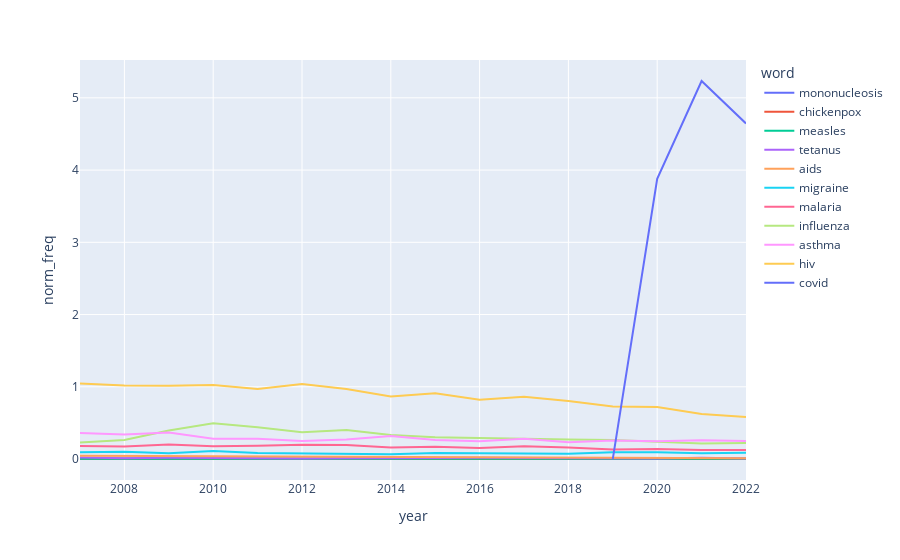

Write notebook code for a chart like this one.
### Code cell
data_freqs = get_word_freqs(data_22,"lemma_without_stopwords")   #frekvencia vyskytu jednotlivych chorob za roky 2007-2022
word_trend(data_freqs, diseases)

### Figure 1 — Plotly figure (JSON) as saved in the notebook; plotly's stock layout.template omitted (floating-point values rounded to 4 significant figures)
{"data": [{"hovertemplate": "word=mononucleosis<br>year=%{x}<br>norm_freq=%{y}<extra></extra>", "legendgroup": "mononucleosis", "line": {"color": "#636efa", "dash": "solid"}, "marker": {"symbol": "circle"}, "mode": "lines", "name": "mononucleosis", "orientation": "v", "showlegend": true, "type": "scatter", "x": [2007, 2008, 2009, 2010, 2011, 2012, 2013, 2014, 2015, 2016, 2017, 2018, 2019, 2020, 2021, 2022], "xaxis": "x", "y": [0.003029, 0.002857, 0.002731, 0.003881, 0.006047, 0.00336, 0.004228, 0.003027, 0.003897, 0.003796, 0.003737, 0.001788, 0.001696, 0.001481, 0.00554, 0.003093], "yaxis": "y"}, {"hovertemplate": "word=chickenpox<br>year=%{x}<br>norm_freq=%{y}<extra></extra>", "legendgroup": "chickenpox", "line": {"color": "#EF553B", "dash": "solid"}, "marker": {"symbol": "circle"}, "mode": "lines", "name": "chickenpox", "orientation": "v", "showlegend": true, "type": "scatter", "x": [2007, 2008, 2009, 2011, 2012, 2014, 2015, 2016, 2017, 2018, 2019, 2020, 2021, 2022], "xaxis": "x", "y": [0.003029, 0.002857, 0.004096, 0.003628, 0.00448, 0.003027, 0.0009744, 0.001898, 0.0009343, 0.0008938, 0.001696, 0.001481, 0.001385, 0.0006187], "yaxis": "y"}, {"hovertemplate": "word=measles<br>year=%{x}<br>norm_freq=%{y}<extra></extra>", "legendgroup": "measles", "line": {"color": "#00cc96", "dash": "solid"}, "marker": {"symbol": "circle"}, "mode": "lines", "name": "measles", "orientation": "v", "showlegend": true, "type": "scatter", "x": [2007, 2008, 2009, 2011, 2012, 2013, 2014, 2015, 2016, 2017, 2018, 2019, 2020, 2021, 2022], "xaxis": "x", "y": [0.004543, 0.004285, 0.008192, 0.007257, 0.0056, 0.003171, 0.004036, 0.004872, 0.002847, 0.005606, 0.002681, 0.006783, 0.004444, 0.00277, 0.004949], "yaxis": "y"}, {"hovertemplate": "word=tetanus<br>year=%{x}<br>norm_freq=%{y}<extra></extra>", "legendgroup": "tetanus", "line": {"color": "#ab63fa", "dash": "solid"}, "marker": {"symbol": "circle"}, "mode": "lines", "name": "tetanus", "orientation": "v", "showlegend": true, "type": "scatter", "x": [2007, 2008, 2009, 2010, 2011, 2012, 2013, 2014, 2015, 2016, 2017, 2018, 2019, 2020, 2021, 2022], "xaxis": "x", "y": [0.02271, 0.009999, 0.01775, 0.01164, 0.01572, 0.008959, 0.01163, 0.01009, 0.01559, 0.01898, 0.01401, 0.008938, 0.008479, 0.006666, 0.01662, 0.006805], "yaxis": "y"}, {"hovertemplate": "word=aids<br>year=%{x}<br>norm_freq=%{y}<extra></extra>", "legendgroup": "aids", "line": {"color": "#FFA15A", "dash": "solid"}, "marker": {"symbol": "circle"}, "mode": "lines", "name": "aids", "orientation": "v", "showlegend": true, "type": "scatter", "x": [2007, 2008, 2009, 2010, 2011, 2012, 2013, 2014, 2015, 2016, 2017, 2018, 2019, 2020, 2021, 2022], "xaxis": "x", "y": [0.04391, 0.04143, 0.04096, 0.04269, 0.03386, 0.03808, 0.03277, 0.02321, 0.02338, 0.02088, 0.01682, 0.01698, 0.01781, 0.01407, 0.006232, 0.01175], "yaxis": "y"}, {"hovertemplate": "word=migraine<br>year=%{x}<br>norm_freq=%{y}<extra></extra>", "legendgroup": "migraine", "line": {"color": "#19d3f3", "dash": "solid"}, "marker": {"symbol": "circle"}, "mode": "lines", "name": "migraine", "orientation": "v", "showlegend": true, "type": "scatter", "x": [2007, 2008, 2009, 2010, 2011, 2012, 2013, 2014, 2015, 2016, 2017, 2018, 2019, 2020, 2021, 2022], "xaxis": "x", "y": [0.0954, 0.09999, 0.08192, 0.1113, 0.08224, 0.08063, 0.07716, 0.0676, 0.08282, 0.08067, 0.07755, 0.07419, 0.09242, 0.09481, 0.07963, 0.08723], "yaxis": "y"}, {"hovertemplate": "word=malaria<br>year=%{x}<br>norm_freq=%{y}<extra></extra>", "legendgroup": "malaria", "line": {"color": "#FF6692", "dash": "solid"}, "marker": {"symbol": "circle"}, "mode": "lines", "name": "malaria", "orientation": "v", "showlegend": true, "type": "scatter", "x": [2007, 2008, 2009, 2010, 2011, 2012, 2013, 2014, 2015, 2016, 2017, 2018, 2019, 2020, 2021, 2022], "xaxis": "x", "y": [0.1802, 0.1743, 0.2021, 0.176, 0.1838, 0.1971, 0.1955, 0.1584, 0.1686, 0.1518, 0.1766, 0.16, 0.1323, 0.1385, 0.1267, 0.1268], "yaxis": "y"}, {"hovertemplate": "word=influenza<br>year=%{x}<br>norm_freq=%{y}<extra></extra>", "legendgroup": "influenza", "line": {"color": "#B6E880", "dash": "solid"}, "marker": {"symbol": "circle"}, "mode": "lines", "name": "influenza", "orientation": "v", "showlegend": true, "type": "scatter", "x": [2007, 2008, 2009, 2010, 2011, 2012, 2013, 2014, 2015, 2016, 2017, 2018, 2019, 2020, 2021, 2022], "xaxis": "x", "y": [0.2287, 0.2643, 0.3946, 0.4955, 0.4402, 0.3718, 0.4027, 0.334, 0.303, 0.2894, 0.2756, 0.2708, 0.2645, 0.2407, 0.2167, 0.2227], "yaxis": "y"}, {"hovertemplate": "word=asthma<br>year=%{x}<br>norm_freq=%{y}<extra></extra>", "legendgroup": "asthma", "line": {"color": "#FF97FF", "dash": "solid"}, "marker": {"symbol": "circle"}, "mode": "lines", "name": "asthma", "orientation": "v", "showlegend": true, "type": "scatter", "x": [2007, 2008, 2009, 2010, 2011, 2012, 2013, 2014, 2015, 2016, 2017, 2018, 2019, 2020, 2021, 2022], "xaxis": "x", "y": [0.3604, 0.34, 0.3686, 0.2807, 0.2818, 0.2486, 0.2695, 0.3178, 0.2621, 0.2467, 0.2812, 0.2342, 0.2578, 0.2459, 0.259, 0.2499], "yaxis": "y"}, {"hovertemplate": "word=hiv<br>year=%{x}<br>norm_freq=%{y}<extra></extra>", "legendgroup": "hiv", "line": {"color": "#FECB52", "dash": "solid"}, "marker": {"symbol": "circle"}, "mode": "lines", "name": "hiv", "orientation": "v", "showlegend": true, "type": "scatter", "x": [2007, 2008, 2009, 2010, 2011, 2012, 2013, 2014, 2015, 2016, 2017, 2018, 2019, 2020, 2021, 2022], "xaxis": "x", "y": [1.045, 1.017, 1.013, 1.023, 0.9687, 1.038, 0.9703, 0.8667, 0.9091, 0.8209, 0.8633, 0.8035, 0.7258, 0.72, 0.6239, 0.5834], "yaxis": "y"}, {"hovertemplate": "word=covid<br>year=%{x}<br>norm_freq=%{y}<extra></extra>", "legendgroup": "covid", "line": {"color": "#636efa", "dash": "solid"}, "marker": {"symbol": "circle"}, "mode": "lines", "name": "covid", "orientation": "v", "showlegend": true, "type": "scatter", "x": [2019, 2020, 2021, 2022], "xaxis": "x", "y": [0.001696, 3.879, 5.233, 4.645], "yaxis": "y"}], "layout": {"legend": {"title": {"text": "word"}, "tracegroupgap": 0}, "margin": {"t": 60}, "xaxis": {"anchor": "y", "domain": [0, 1], "title": {"text": "year"}}, "yaxis": {"anchor": "x", "domain": [0, 1], "title": {"text": "norm_freq"}}}}
